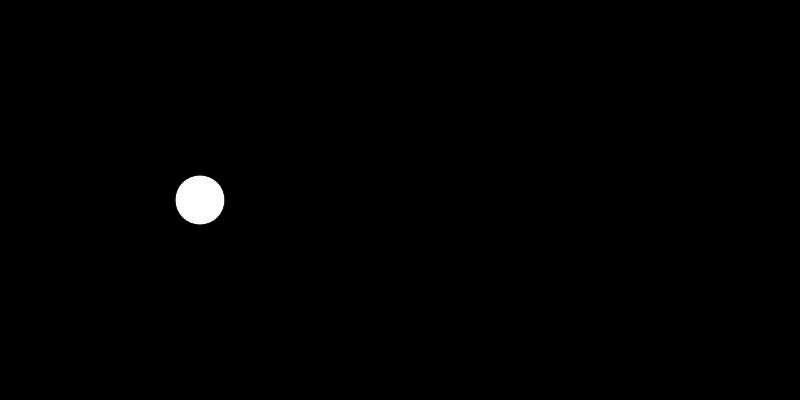
Frame 1 (no input)
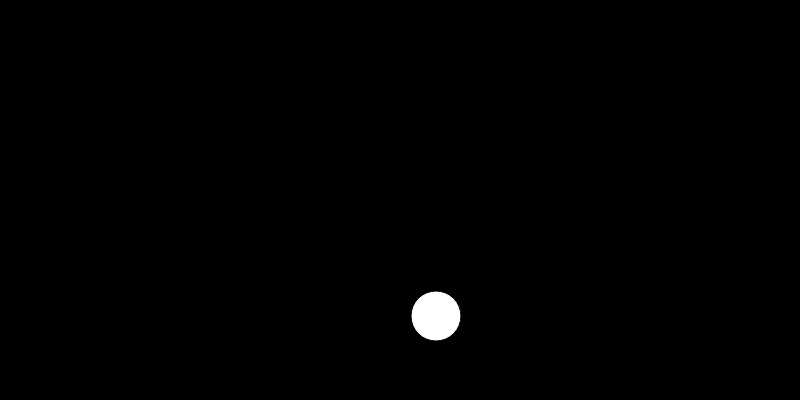
Frame 60 (no input)
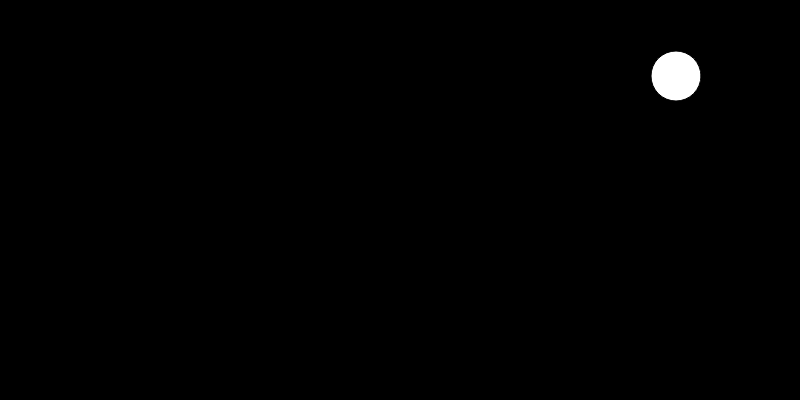
Frame 120 (the mouse pressed at the canvas centre since frame 60)

The p5.js sketch that drew these frames (run headless with seeded random() and noise() and a simulated clock; from frame 60 on, the mouse is pressed at the canvas centre):

// p5.js sketch
// ── sketch.js
//posição da bola
let x = 200;
let y = 200;
//raio da bola
const r = 25;

//velocidade da bola aleatória
var vx = Math.floor(Math.random() * 10) - 5;
var vy = Math.floor(Math.random() * 10) - 5;

//função setup do p5js
function setup() {
    createCanvas(800, 400);
    background(0);
}

//função draw do p5js
function draw()
{
    //desenha um circulo   
    background(0);
    fill(255);
    ellipse(x, y, r*2, r*2);
    x += vx;
    y += vy;
    
    //se tocar na borda horizontal, reserta no meio da tela
    if (x < r || x > width - r) {
        x = width / 2;
        y = height / 2;
    }    

    //idem para boarda vertical
    if (y < r || y > height - r) {
        vy *= -1;
    }
}
